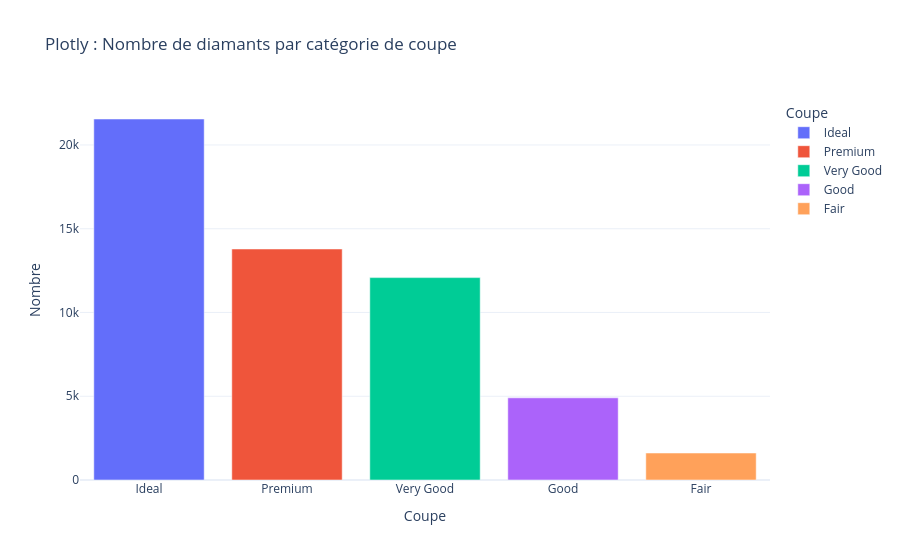
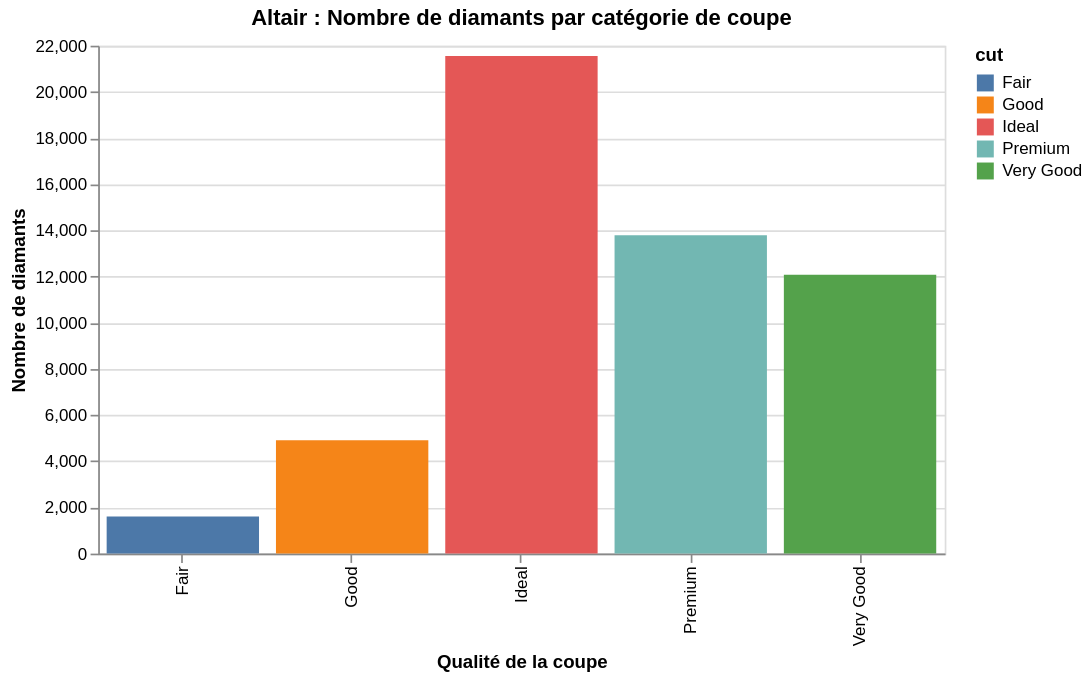
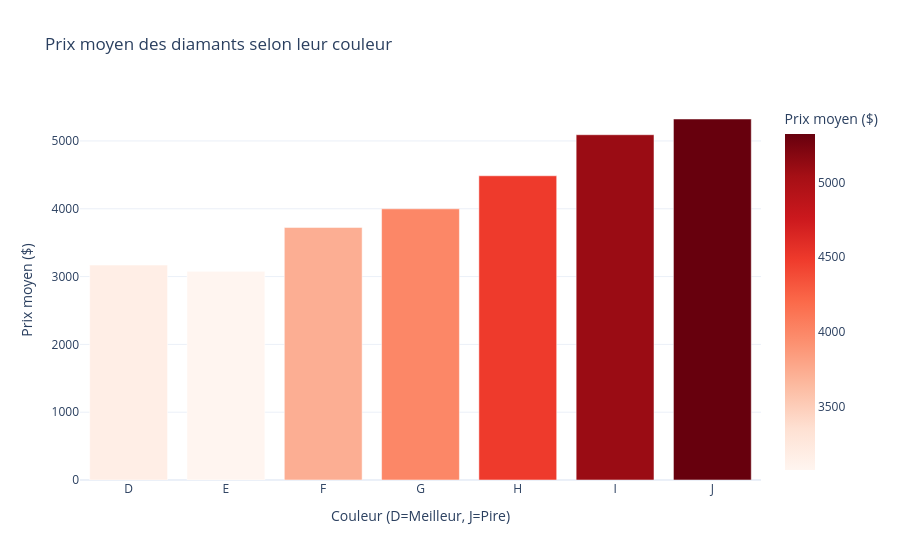

The notebook cell saved with these charts, in order:
### Markdown cell above
## Exercice : Analyse de Diamants avec les Bibliothèques de Visualisation

Avant de commencer cet exercice, veuillez lire la documentation des bibliothèques suivantes pour vous familiariser avec leurs fonctionnalités de base :

* Matplotlib : [https://matplotlib.org/](https://matplotlib.org/)
* Seaborn : [https://seaborn.pydata.org/](https://seaborn.pydata.org/)
* Plotly : [https://plotly.com/python/](https://plotly.com/python/)
* Altair : [https://altair-viz.github.io/](https://altair-viz.github.io/)

Vous disposez d'un ensemble de données contenant des informations sur divers diamants. Votre tâche est de réaliser l'analyse et les visualisations suivantes en utilisant Matplotlib, Seaborn, Plotly et Altair. Pour chaque visualisation, fournissez un bref commentaire sur ce que vous observez concernant les forces et les faiblesses de chaque bibliothèque pour cette tâche particulière.

1.  **Chargement et Inspection des Données :**

    * Chargez l'ensemble de données à partir de l'URL fourni : `"https://raw.githubusercontent.com/TrainingByPackt/Interactive-Data-Visualization-with-Python/master/datasets/diamonds.csv"`
    * Affichez les 5 premières lignes de l'ensemble de données pour comprendre sa structure.
    * Imprimez les noms des colonnes et leurs types de données.
    * Affichez les 10 premières lignes de l'ensemble de données.

2.  **Visualisation par Diagramme à Barres :**

    * **Matplotlib :**
        * Créez un diagramme à barres pour visualiser le nombre de diamants pour chaque catégorie de 'cut' en utilisant Matplotlib.
        * Personnalisez ce diagramme à barres en ajoutant des étiquettes appropriées pour l'axe des x et l'axe des y, et définissez un titre pour le graphique.
        * Commentez la syntaxe de Matplotlib, ses capacités de personnalisation et sa facilité d'utilisation pour cette tâche.
    * **Seaborn :**
        * Créez le même diagramme à barres (nombre de diamants par 'cut') en utilisant Seaborn.
        * Personnalisez le graphique comme vous l'avez fait avec Matplotlib (étiquettes, titre).
        * Comparez le code de Seaborn à celui de Matplotlib. Qu'est-ce que Seaborn fait différemment ou plus facilement ? Comment le style par défaut se compare-t-il ?
    * **Plotly :**
        * Créez un diagramme à barres interactif (nombre de diamants par 'cut') en utilisant Plotly.
        * Personnalisez le graphique avec des étiquettes et un titre. Explorez les fonctionnalités d'interactivité de Plotly (info-bulles, zoom).
        * Commentez l'interactivité de Plotly, sa syntaxe et en quoi elle diffère de Matplotlib et Seaborn.
    * **Altair :**
        * Créez un diagramme à barres (nombre de diamants par 'cut') en utilisant Altair.
        * Personnalisez le graphique avec des étiquettes et un titre.
        * Commentez la syntaxe déclarative d'Altair et comment elle se compare aux autres bibliothèques.

3.  **Analyse Supplémentaire (Facultatif) :**

    * Explorez davantage les données en créant des diagrammes à barres pour d'autres variables catégorielles telles que 'color' ou 'clarity' dans n'importe laquelle des bibliothèques.
    * Essayez de visualiser le prix moyen pour chaque 'cut' ou 'color' en utilisant les différentes bibliothèques et commentez la façon dont chaque bibliothèque gère ce type d'agrégation.

**Conseils :**

* Utilisez la bibliothèque pandas pour charger et manipuler les données.
* Utilisez les bibliothèques Matplotlib, Seaborn, Plotly et Altair pour créer les diagrammes à barres.
* Référez-vous au notebook pour des exemples de code et des explications sur les fonctions dont vous pourriez avoir besoin.

### Code cell
# --- IMPORTATIONS ---
import pandas as pd
import matplotlib.pyplot as plt
import seaborn as sns
import plotly.express as px
import altair as alt
from IPython.display import display

# Désactiver la limite de lignes d'Altair (car on a plus de 5000 diamants)
# alt.data_transformers.disable_max_rows()

# --- 1. CHARGEMENT ET INSPECTION DES DONNÉES ---
url = "https://raw.githubusercontent.com/TrainingByPackt/Interactive-Data-Visualization-with-Python/master/datasets/diamonds.csv"
diamonds_df = pd.read_csv(url)

print("=== 1. INSPECTION DES DONNÉES ===")
print("\n--- Les 5 premières lignes ---")
display(diamonds_df.head(5))

print("\n--- Noms des colonnes et types de données ---")
print(diamonds_df.dtypes)

print("\n--- Les 10 premières lignes ---")
display(diamonds_df.head(10))


# --- 2. VISUALISATION PAR DIAGRAMME À BARRES ---
print("\n=== 2. DIAGRAMMES À BARRES ET ANALYSE ===")

# Préparation des données pour les graphiques (comptage)
cut_counts = diamonds_df['cut'].value_counts().reset_index()
cut_counts.columns = ['cut', 'count']

# -- A. MATPLOTLIB --
plt.figure(figsize=(8, 5))
plt.bar(cut_counts['cut'], cut_counts['count'], color='skyblue', edgecolor='black')
plt.title("Matplotlib : Nombre de diamants par catégorie de coupe")
plt.xlabel("Qualité de la coupe (Cut)")
plt.ylabel("Nombre de diamants")
plt.show()

print("""
Analyse Matplotlib :
- Syntaxe : Assez bas niveau. Il faut calculer manuellement les occurrences avant de tracer.
- Personnalisation : Très grande, on contrôle chaque détail (couleur, bordure).
- Facilité : Un peu verbeux pour des tâches simples d'exploration.
""")

# -- B. SEABORN --
plt.figure(figsize=(8, 5))
sns.countplot(data=diamonds_df, x='cut', hue='cut', palette='viridis', legend=False)
plt.title("Seaborn : Nombre de diamants par catégorie de coupe")
plt.xlabel("Qualité de la coupe (Cut)")
plt.ylabel("Nombre de diamants")
plt.show()

print("""
Analyse Seaborn :
- Différence avec Matplotlib : Seaborn fait l'agrégation automatiquement (via countplot) !
- Style : Le design par défaut est plus moderne et agréable avec des palettes de couleurs intégrées.
""")

# -- C. PLOTLY --
fig_plotly = px.bar(
    cut_counts, x='cut', y='count', color='cut',
    title="Plotly : Nombre de diamants par catégorie de coupe",
    labels={'cut': 'Coupe', 'count': 'Nombre'},
    template='plotly_white'
)
fig_plotly.show()

print("""
Analyse Plotly :
- Interactivité : C'est son grand point fort (zoom, info-bulles au survol).
- Syntaxe : Très concise (similaire à Seaborn) mais génère un rendu web interactif.
""")

# -- D. ALTAIR --
fig_altair = alt.Chart(cut_counts).mark_bar().encode(
    x=alt.X('cut:N', title='Qualité de la coupe'),
    y=alt.Y('count:Q', title='Nombre de diamants'),
    color='cut:N',
    tooltip=['cut', 'count']
).properties(
    title="Altair : Nombre de diamants par catégorie de coupe",
    width=500, height=300
)
display(fig_altair)

print("""
Analyse Altair :
- Syntaxe : Déclarative. On déclare 'quoi' afficher (axes x et y) plutôt que 'comment' le dessiner.
- Typage : Altair gère intelligemment les types de données (:N pour nominal, :Q pour quantitatif).
""")


# --- 3. ANALYSE SUPPLÉMENTAIRE (FACULTATIF) ---
print("\n=== 3. BONUS : PRIX MOYEN PAR COULEUR (PLOTLY) ===")
# Agrégation : prix moyen par couleur
avg_price_color = diamonds_df.groupby('color')['price'].mean().reset_index()

fig_bonus = px.bar(
    avg_price_color, x='color', y='price', color='price',
    title="Prix moyen des diamants selon leur couleur",
    labels={'color': 'Couleur (D=Meilleur, J=Pire)', 'price': 'Prix moyen ($)'},
    color_continuous_scale='Reds',
    template='plotly_white'
)
fig_bonus.show()

### Figure 1 — Plotly figure (JSON) as saved in the notebook; plotly's stock layout.template omitted (floating-point values rounded to 4 significant figures)
{"data": [{"hovertemplate": "Coupe=%{x}<br>Nombre=%{y}<extra></extra>", "legendgroup": "Ideal", "marker": {"color": "#636efa", "pattern": {"shape": ""}}, "name": "Ideal", "orientation": "v", "showlegend": true, "textposition": "auto", "type": "bar", "x": ["Ideal"], "xaxis": "x", "y": [21551], "yaxis": "y"}, {"hovertemplate": "Coupe=%{x}<br>Nombre=%{y}<extra></extra>", "legendgroup": "Premium", "marker": {"color": "#EF553B", "pattern": {"shape": ""}}, "name": "Premium", "orientation": "v", "showlegend": true, "textposition": "auto", "type": "bar", "x": ["Premium"], "xaxis": "x", "y": [13791], "yaxis": "y"}, {"hovertemplate": "Coupe=%{x}<br>Nombre=%{y}<extra></extra>", "legendgroup": "Very Good", "marker": {"color": "#00cc96", "pattern": {"shape": ""}}, "name": "Very Good", "orientation": "v", "showlegend": true, "textposition": "auto", "type": "bar", "x": ["Very Good"], "xaxis": "x", "y": [12082], "yaxis": "y"}, {"hovertemplate": "Coupe=%{x}<br>Nombre=%{y}<extra></extra>", "legendgroup": "Good", "marker": {"color": "#ab63fa", "pattern": {"shape": ""}}, "name": "Good", "orientation": "v", "showlegend": true, "textposition": "auto", "type": "bar", "x": ["Good"], "xaxis": "x", "y": [4906], "yaxis": "y"}, {"hovertemplate": "Coupe=%{x}<br>Nombre=%{y}<extra></extra>", "legendgroup": "Fair", "marker": {"color": "#FFA15A", "pattern": {"shape": ""}}, "name": "Fair", "orientation": "v", "showlegend": true, "textposition": "auto", "type": "bar", "x": ["Fair"], "xaxis": "x", "y": [1610], "yaxis": "y"}], "layout": {"barmode": "relative", "legend": {"title": {"text": "Coupe"}, "tracegroupgap": 0}, "title": {"text": "Plotly : Nombre de diamants par catégorie de coupe"}, "xaxis": {"anchor": "y", "categoryarray": ["Ideal", "Premium", "Very Good", "Good", "Fair"], "categoryorder": "array", "domain": [0, 1], "title": {"text": "Coupe"}}, "yaxis": {"anchor": "x", "domain": [0, 1], "title": {"text": "Nombre"}}}}

### Figure 2 — Vega-Lite specification as saved in the notebook (floating-point values rounded to 4 significant figures)
{"config": {"view": {"continuousWidth": 300, "continuousHeight": 300}}, "data": {"name": "data-805ff72a8781605bae6e51f2726fd175"}, "mark": {"type": "bar"}, "encoding": {"color": {"field": "cut", "type": "nominal"}, "tooltip": [{"field": "cut", "type": "nominal"}, {"field": "count", "type": "quantitative"}], "x": {"field": "cut", "title": "Qualité de la coupe", "type": "nominal"}, "y": {"field": "count", "title": "Nombre de diamants", "type": "quantitative"}}, "height": 300, "title": "Altair : Nombre de diamants par catégorie de coupe", "width": 500, "$schema": "https://vega.github.io/schema/vega-lite/v6.1.0.json", "datasets": {"data-805ff72a8781605bae6e51f2726fd175": [{"cut": "Ideal", "count": 21551}, {"cut": "Premium", "count": 13791}, {"cut": "Very Good", "count": 12082}, {"cut": "Good", "count": 4906}, {"cut": "Fair", "count": 1610}]}}

### Figure 3 — Plotly figure (JSON) as saved in the notebook; plotly's stock layout.template omitted (floating-point values rounded to 4 significant figures)
{"data": [{"hovertemplate": "Couleur (D=Meilleur, J=Pire)=%{x}<br>Prix moyen ($)=%{marker.color}<extra></extra>", "legendgroup": "", "marker": {"color": [3170.0, 3077.0, 3725.0, 3999.0, 4487.0, 5092.0, 5324.0], "coloraxis": "coloraxis", "pattern": {"shape": ""}}, "name": "", "orientation": "v", "showlegend": false, "textposition": "auto", "type": "bar", "x": ["D", "E", "F", "G", "H", "I", "J"], "xaxis": "x", "y": [3170.0, 3077.0, 3725.0, 3999.0, 4487.0, 5092.0, 5324.0], "yaxis": "y"}], "layout": {"barmode": "relative", "coloraxis": {"colorbar": {"title": {"text": "Prix moyen ($)"}}, "colorscale": [[0, "rgb(255,245,240)"], [0.125, "rgb(254,224,210)"], [0.25, "rgb(252,187,161)"], [0.375, "rgb(252,146,114)"], [0.5, "rgb(251,106,74)"], [0.625, "rgb(239,59,44)"], [0.75, "rgb(203,24,29)"], [0.875, "rgb(165,15,21)"], [1, "rgb(103,0,13)"]]}, "legend": {"tracegroupgap": 0}, "title": {"text": "Prix moyen des diamants selon leur couleur"}, "xaxis": {"anchor": "y", "domain": [0, 1], "title": {"text": "Couleur (D=Meilleur, J=Pire)"}}, "yaxis": {"anchor": "x", "domain": [0, 1], "title": {"text": "Prix moyen ($)"}}}}
